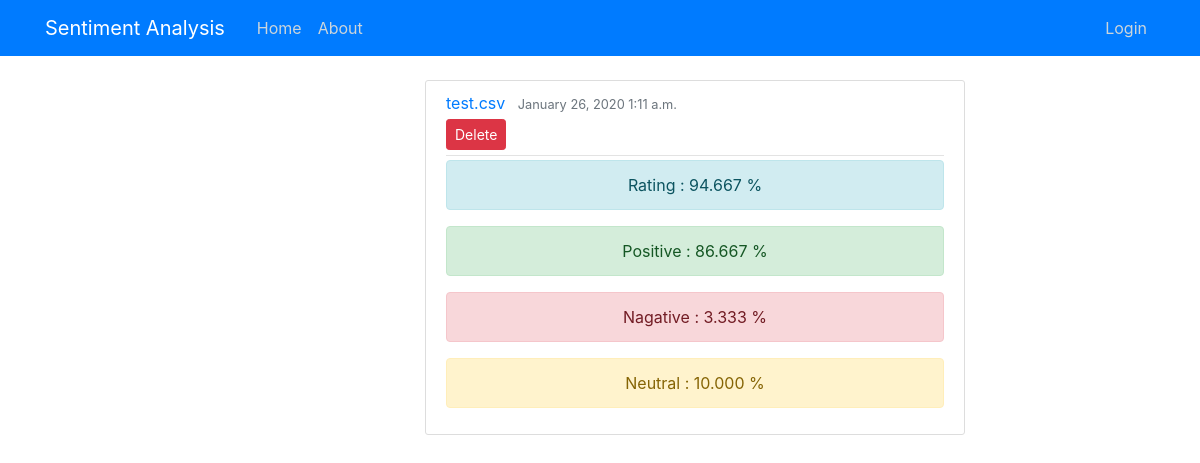
The page /sentiment/overallfile/20/ on the database its author committed.
### sentiment/models.py (models this page shows, shortened)
class overall_rating(models.Model):
    filename = models.CharField(max_length=100)
    process_date = models.DateTimeField(default=timezone.now)
    rating = models.FloatField(default=0.0)
    positive = models.FloatField()
    negative = models.FloatField()
    neutral = models.FloatField()
    rat = models.CharField(max_length=100)
    user = models.ForeignKey(User,on_delete=models.CASCADE)

### sentiment/views.py (the view)
# urls.py: path('overallfile/<int:pk>/',fileoverallDetailView.as_view(),name='overallfile-detail'),
class fileoverallDetailView(DetailView):
    model = overall_rating

### sentiment/templates/sentiment/overall_rating_detail.html
{% extends "sentiment/base.html" %}
{% block content %}
<div class="row">
    <div class="col-md-4">
    </div>
    <div class="col-md-6">
        <article class="media content-section">
            <div class="media-body">
                <div class="article-metadata">
                    <a class="mr-2" href="#">{{ object.filename }}</a>
                    <small class="text-muted">{{ object.process_date|date:"F d, Y P" }}</small>
                    <div>
                        <a class="btn btn-danger btn-sm mt-1 mb-1" href="{% url 'overallfile-delete' object.id %}">Delete</a>
                    </div>
                </div>
                <center>
                    <div class="alert alert-info">
                        Rating    : {{ object.rating|floatformat:3 }} %
                    </div>
                    <div class="alert alert-success">
                        Positive  : {{ object.positive|floatformat:3 }} %
                    </div>
                    <div class="alert alert-danger">
                        Nagative : {{ object.negative|floatformat:3 }} %
                    </div>
                    <div class="alert alert-warning">
                        Neutral   : {{ object.neutral|floatformat:3 }} %
                    </div>
                </center>
            </div>
        </article>
    </div>
    <div class="col-md-4">
    </div>
</div>
{% endblock content %}

### sentiment/static/sentiment/main.css (style rules this page uses)
body { background-color: #ffffff; color: #333333; margin-top: 5rem; }
.content-section { background: #ffffff; padding: 10px 20px; border: 1px solid #dddddd; border-radius: 3px; margin-bottom: 20px; }
.article-metadata { padding-bottom: 1px; margin-bottom: 4px; border-bottom: 1px solid #e3e3e3 }

### rows shown on the page
overall_rating: filename "test.csv", process_date "January 26, 2020 1:11 a.m.", rating "94.667", positive "86.667", negative "3.333", neutral "10.000"
